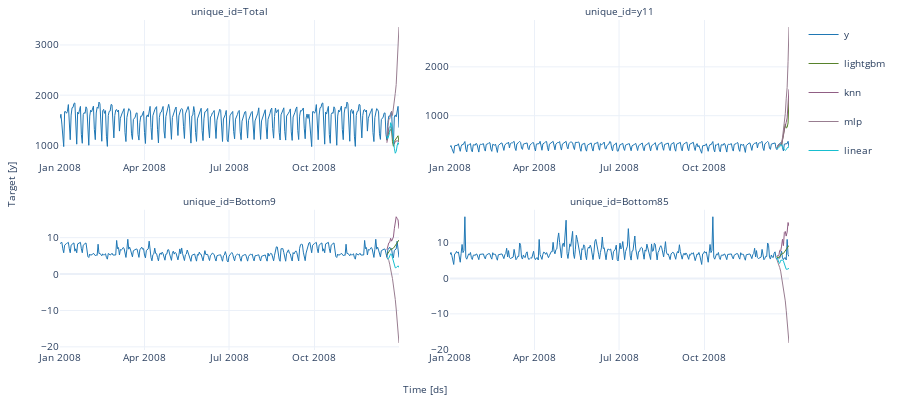

The code cell stored with this chart in its notebook:
### Code cell
forecast_df = fcst.predict(14)
plot_series(y_filled, forecast_df, engine='plotly', ids=['Total', 'y11', 'Bottom9', 'Bottom85'])

### Figure 1 — Plotly figure (JSON) as saved in the notebook; plotly's stock layout.template omitted (floating-point values rounded to 4 significant figures; data arrays with more than 128 entries replaced by an {"elided": "..."} marker saying what was removed)
{"data": [{"legendgroup": "y", "line": {"color": "#1f77b4", "width": 1}, "mode": "lines", "name": "y", "showlegend": true, "type": "scatter", "x": {"elided": "380 str values"}, "xaxis": "x", "y": {"elided": "380 float values"}, "yaxis": "y"}, {"legendgroup": "lightgbm", "line": {"color": "#57822b", "width": 1}, "mode": "lines", "name": "lightgbm", "showlegend": true, "type": "scatter", "x": {"elided": "380 str values"}, "xaxis": "x", "y": {"elided": "380 float values"}, "yaxis": "y"}, {"legendgroup": "knn", "line": {"color": "#905e84", "width": 1}, "mode": "lines", "name": "knn", "showlegend": true, "type": "scatter", "x": {"elided": "380 str values"}, "xaxis": "x", "y": {"elided": "380 float values"}, "yaxis": "y"}, {"legendgroup": "mlp", "line": {"color": "#987d90", "width": 1}, "mode": "lines", "name": "mlp", "showlegend": true, "type": "scatter", "x": {"elided": "380 str values"}, "xaxis": "x", "y": {"elided": "380 float values"}, "yaxis": "y"}, {"legendgroup": "linear", "line": {"color": "#17becf", "width": 1}, "mode": "lines", "name": "linear", "showlegend": true, "type": "scatter", "x": {"elided": "380 str values"}, "xaxis": "x", "y": {"elided": "380 float values"}, "yaxis": "y"}, {"legendgroup": "y", "line": {"color": "#1f77b4", "width": 1}, "mode": "lines", "name": "y", "showlegend": false, "type": "scatter", "x": {"elided": "380 str values"}, "xaxis": "x2", "y": {"elided": "380 float values"}, "yaxis": "y2"}, {"legendgroup": "lightgbm", "line": {"color": "#57822b", "width": 1}, "mode": "lines", "name": "lightgbm", "showlegend": false, "type": "scatter", "x": {"elided": "380 str values"}, "xaxis": "x2", "y": {"elided": "380 float values"}, "yaxis": "y2"}, {"legendgroup": "knn", "line": {"color": "#905e84", "width": 1}, "mode": "lines", "name": "knn", "showlegend": false, "type": "scatter", "x": {"elided": "380 str values"}, "xaxis": "x2", "y": {"elided": "380 float values"}, "yaxis": "y2"}, {"legendgroup": "mlp", "line": {"color": "#987d90", "width": 1}, "mode": "lines", "name": "mlp", "showlegend": false, "type": "scatter", "x": {"elided": "380 str values"}, "xaxis": "x2", "y": {"elided": "380 float values"}, "yaxis": "y2"}, {"legendgroup": "linear", "line": {"color": "#17becf", "width": 1}, "mode": "lines", "name": "linear", "showlegend": false, "type": "scatter", "x": {"elided": "380 str values"}, "xaxis": "x2", "y": {"elided": "380 float values"}, "yaxis": "y2"}, {"legendgroup": "y", "line": {"color": "#1f77b4", "width": 1}, "mode": "lines", "name": "y", "showlegend": false, "type": "scatter", "x": {"elided": "380 str values"}, "xaxis": "x3", "y": {"elided": "380 float values"}, "yaxis": "y3"}, {"legendgroup": "lightgbm", "line": {"color": "#57822b", "width": 1}, "mode": "lines", "name": "lightgbm", "showlegend": false, "type": "scatter", "x": {"elided": "380 str values"}, "xaxis": "x3", "y": {"elided": "380 float values"}, "yaxis": "y3"}, {"legendgroup": "knn", "line": {"color": "#905e84", "width": 1}, "mode": "lines", "name": "knn", "showlegend": false, "type": "scatter", "x": {"elided": "380 str values"}, "xaxis": "x3", "y": {"elided": "380 float values"}, "yaxis": "y3"}, {"legendgroup": "mlp", "line": {"color": "#987d90", "width": 1}, "mode": "lines", "name": "mlp", "showlegend": false, "type": "scatter", "x": {"elided": "380 str values"}, "xaxis": "x3", "y": {"elided": "380 float values"}, "yaxis": "y3"}, {"legendgroup": "linear", "line": {"color": "#17becf", "width": 1}, "mode": "lines", "name": "linear", "showlegend": false, "type": "scatter", "x": {"elided": "380 str values"}, "xaxis": "x3", "y": {"elided": "380 float values"}, "yaxis": "y3"}, {"legendgroup": "y", "line": {"color": "#1f77b4", "width": 1}, "mode": "lines", "name": "y", "showlegend": false, "type": "scatter", "x": {"elided": "380 str values"}, "xaxis": "x4", "y": {"elided": "380 float values"}, "yaxis": "y4"}, {"legendgroup": "lightgbm", "line": {"color": "#57822b", "width": 1}, "mode": "lines", "name": "lightgbm", "showlegend": false, "type": "scatter", "x": {"elided": "380 str values"}, "xaxis": "x4", "y": {"elided": "380 float values"}, "yaxis": "y4"}, {"legendgroup": "knn", "line": {"color": "#905e84", "width": 1}, "mode": "lines", "name": "knn", "showlegend": false, "type": "scatter", "x": {"elided": "380 str values"}, "xaxis": "x4", "y": {"elided": "380 float values"}, "yaxis": "y4"}, {"legendgroup": "mlp", "line": {"color": "#987d90", "width": 1}, "mode": "lines", "name": "mlp", "showlegend": false, "type": "scatter", "x": {"elided": "380 str values"}, "xaxis": "x4", "y": {"elided": "380 float values"}, "yaxis": "y4"}, {"legendgroup": "linear", "line": {"color": "#17becf", "width": 1}, "mode": "lines", "name": "linear", "showlegend": false, "type": "scatter", "x": {"elided": "380 str values"}, "xaxis": "x4", "y": {"elided": "380 float values"}, "yaxis": "y4"}], "layout": {"annotations": [{"font": {"size": 10}, "showarrow": false, "text": "unique_id=Total", "x": 0.2325, "xanchor": "center", "xref": "paper", "y": 1, "yanchor": "bottom", "yref": "paper"}, {"font": {"size": 10}, "showarrow": false, "text": "unique_id=y11", "x": 0.7675, "xanchor": "center", "xref": "paper", "y": 1, "yanchor": "bottom", "yref": "paper"}, {"font": {"size": 10}, "showarrow": false, "text": "unique_id=Bottom9", "x": 0.2325, "xanchor": "center", "xref": "paper", "y": 0.425, "yanchor": "bottom", "yref": "paper"}, {"font": {"size": 10}, "showarrow": false, "text": "unique_id=Bottom85", "x": 0.7675, "xanchor": "center", "xref": "paper", "y": 0.425, "yanchor": "bottom", "yref": "paper"}, {"font": {"size": 10}, "showarrow": false, "text": "Time [ds]", "x": 0.5, "xanchor": "center", "xref": "paper", "y": 0, "yanchor": "top", "yref": "paper", "yshift": -30}, {"font": {"size": 10}, "showarrow": false, "text": "Target [y]", "textangle": -90, "x": 0, "xanchor": "right", "xref": "paper", "xshift": -40, "y": 0.5, "yanchor": "middle", "yref": "paper"}], "autosize": true, "font": {"size": 10}, "height": 400, "margin": {"b": 50, "l": 60, "r": 10, "t": 20}, "xaxis": {"anchor": "y", "domain": [0, 0.465], "showticklabels": true, "visible": true}, "xaxis2": {"anchor": "y2", "domain": [0.535, 1.0], "showticklabels": true, "visible": true}, "xaxis3": {"anchor": "y3", "domain": [0, 0.465], "showticklabels": true, "visible": true}, "xaxis4": {"anchor": "y4", "domain": [0.535, 1.0], "showticklabels": true, "visible": true}, "yaxis": {"anchor": "x", "domain": [0.575, 1]}, "yaxis2": {"anchor": "x2", "domain": [0.575, 1]}, "yaxis3": {"anchor": "x3", "domain": [0, 0.425]}, "yaxis4": {"anchor": "x4", "domain": [0, 0.425]}}}
